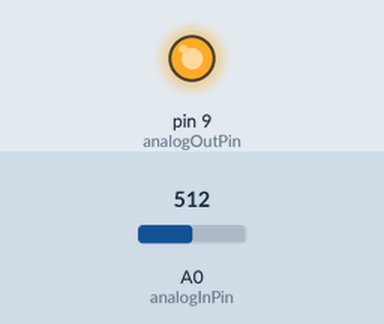
This sketch was run on a simulated Arduino Uno, built with avr-gcc and run on an emulated ATmega328P. Parts: output pins drawn as LEDs (lit = HIGH). The inputs (shaded band) are chosen by the test bench; at power-on: A0 (analogInPin) = 512. What the sketch prints to the serial monitor is not drawn.

Above: at 1.2 s.
1.3 s: A0 (analogInPin) set to 183
3.3 s: A0 (analogInPin) set to 154
At 4.0 s:
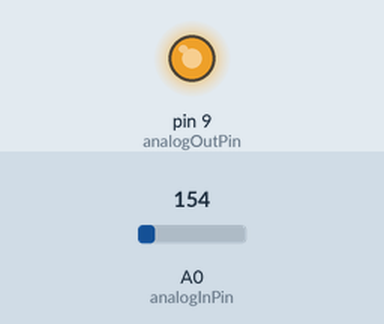
4.8 s: A0 (analogInPin) set to 50
At 5.8 s:
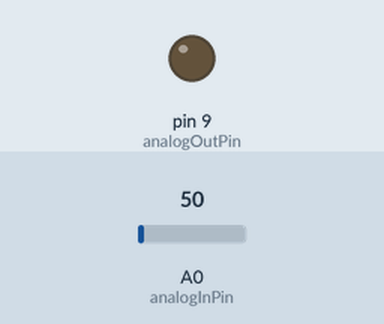
6.3 s: A0 (analogInPin) set to 67
At 7.0 s:
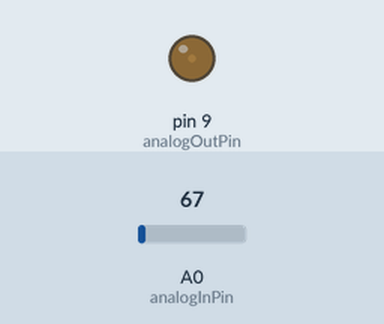
8.1 s: A0 (analogInPin) set to 122
At 8.8 s:
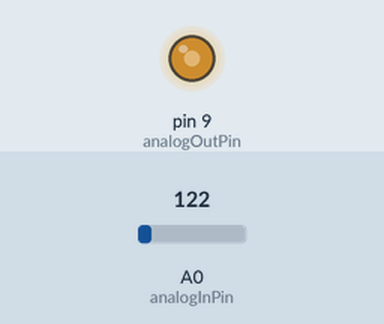
Timing chart, 0 to 10.6 s (numbered marks = the images above; inputs shaded):
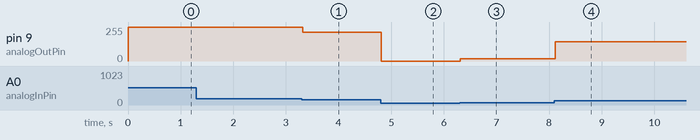

The sketch:

wk15-2.ino
```cpp
const int analogInPin = A0;
const int analogOutPin = 9;

int sensorRead = 0;
int outputRead = 0;

void setup() {
  Serial.begin(9600);
}

void loop() {
  sensorRead = analogRead(analogInPin);
  if(sensorRead<60){sensorRead=60;}
  else if(sensorRead>170){sensorRead=170;}
  outputRead = map(sensorRead,60,170,0,255);
  analogWrite(analogOutPin,outputRead);

  Serial.print("sensor=");
  Serial.print(sensorRead);
  Serial.print("\t output=");
  Serial.print(outputRead);

  delay(2);
}
```

Measured:
- after the input at 1.3 s, every drawn part: stays the same
- after the input at 3.3 s, pin 9 (analogOutPin): 255/255 → 217/255 at once
- after the input at 4.8 s, pin 9 (analogOutPin): 217/255 → 0/255 at once
- after the input at 6.3 s, pin 9 (analogOutPin): 0/255 → 16/255 at once
- after the input at 8.1 s, pin 9 (analogOutPin): 16/255 → 143/255 at once
